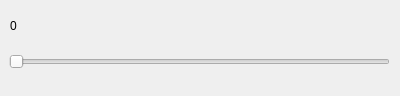
<?xml version="1.0" encoding="UTF-8"?>
<ui version="4.0">
 <class>Form</class>
 <widget class="QWidget" name="Form">
  <property name="geometry">
   <rect>
    <x>0</x>
    <y>0</y>
    <width>400</width>
    <height>96</height>
   </rect>
  </property>
  <property name="windowTitle">
   <string>Form</string>
  </property>
  <widget class="QLabel" name="label">
   <property name="geometry">
    <rect>
     <x>10</x>
     <y>10</y>
     <width>81</width>
     <height>31</height>
    </rect>
   </property>
   <property name="text">
    <string>0</string>
   </property>
  </widget>
  <widget class="QSlider" name="horizontalSlider">
   <property name="geometry">
    <rect>
     <x>9</x>
     <y>51</y>
     <width>381</width>
     <height>21</height>
    </rect>
   </property>
   <property name="orientation">
    <enum>Qt::Horizontal</enum>
   </property>
  </widget>
 </widget>
 <resources/>
 <connections/>
</ui>
